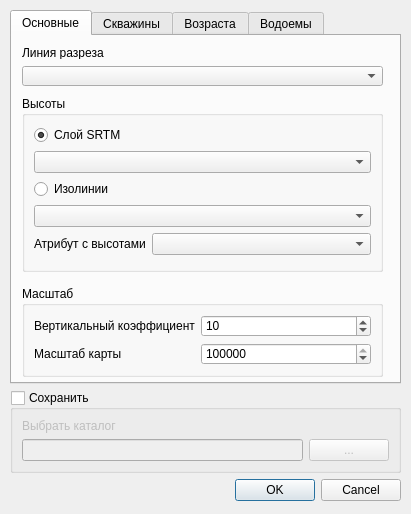
<?xml version="1.0" encoding="UTF-8"?>
<ui version="4.0">
 <class>SaveAttributesDialogBase</class>
 <widget class="QDialog" name="SaveAttributesDialogBase">
  <property name="geometry">
   <rect>
    <x>0</x>
    <y>0</y>
    <width>411</width>
    <height>514</height>
   </rect>
  </property>
  <property name="windowTitle">
   <string>Построение профиля разреза</string>
  </property>
  <property name="windowIcon">
   <iconset>
    <normaloff>../../../../../../../../../../.designer/backup/icons/icon.png</normaloff>../../../../../../../../../../.designer/backup/icons/icon.png</iconset>
  </property>
  <widget class="QWidget" name="verticalLayoutWidget">
   <property name="geometry">
    <rect>
     <x>10</x>
     <y>10</y>
     <width>391</width>
     <height>491</height>
    </rect>
   </property>
   <layout class="QVBoxLayout" name="verticalLayout">
    <property name="sizeConstraint">
     <enum>QLayout::SetDefaultConstraint</enum>
    </property>
    <item>
     <widget class="QTabWidget" name="tabWidget">
      <property name="currentIndex">
       <number>0</number>
      </property>
      <widget class="QWidget" name="tab_main">
       <property name="cursor">
        <cursorShape>ArrowCursor</cursorShape>
       </property>
       <attribute name="title">
        <string>Основные</string>
       </attribute>
       <widget class="QGroupBox" name="groupBox_izline">
        <property name="enabled">
         <bool>true</bool>
        </property>
        <property name="geometry">
         <rect>
          <x>10</x>
          <y>60</y>
          <width>361</width>
          <height>176</height>
         </rect>
        </property>
        <property name="title">
         <string>Высоты</string>
        </property>
        <property name="checkable">
         <bool>false</bool>
        </property>
        <layout class="QFormLayout" name="formLayout">
         <item row="0" column="0">
          <widget class="QRadioButton" name="radioButton_srtm">
           <property name="text">
            <string>Слой SRTM</string>
           </property>
           <property name="checked">
            <bool>true</bool>
           </property>
          </widget>
         </item>
         <item row="1" column="0" colspan="2">
          <widget class="QComboBox" name="comboBox_SRTM"/>
         </item>
         <item row="2" column="0">
          <widget class="QRadioButton" name="radioButton_izline">
           <property name="text">
            <string>Изолинии</string>
           </property>
          </widget>
         </item>
         <item row="3" column="0" colspan="2">
          <widget class="QComboBox" name="comboBox_izline"/>
         </item>
         <item row="5" column="0">
          <widget class="QLabel" name="label_attrIzline">
           <property name="text">
            <string>Атрибут с высотами</string>
           </property>
          </widget>
         </item>
         <item row="5" column="1">
          <widget class="QComboBox" name="comboBox_attrIzline"/>
         </item>
        </layout>
       </widget>
       <widget class="QComboBox" name="comboBox_outcrop">
        <property name="geometry">
         <rect>
          <x>10</x>
          <y>30</y>
          <width>361</width>
          <height>20</height>
         </rect>
        </property>
       </widget>
       <widget class="QLabel" name="label_outcrop">
        <property name="geometry">
         <rect>
          <x>10</x>
          <y>10</y>
          <width>239</width>
          <height>13</height>
         </rect>
        </property>
        <property name="text">
         <string>Линия разреза</string>
        </property>
       </widget>
       <widget class="QGroupBox" name="groupBox_scale">
        <property name="geometry">
         <rect>
          <x>10</x>
          <y>250</y>
          <width>361</width>
          <height>91</height>
         </rect>
        </property>
        <property name="title">
         <string>Масштаб</string>
        </property>
        <layout class="QFormLayout" name="formLayout_5">
         <item row="0" column="0">
          <widget class="QLabel" name="label_vScale">
           <property name="text">
            <string>Вертикальный коэффициент</string>
           </property>
          </widget>
         </item>
         <item row="0" column="1">
          <widget class="QSpinBox" name="spinBox_vScale">
           <property name="minimum">
            <number>1</number>
           </property>
           <property name="maximum">
            <number>30</number>
           </property>
           <property name="value">
            <number>10</number>
           </property>
          </widget>
         </item>
         <item row="1" column="0">
          <widget class="QLabel" name="label_mapScale">
           <property name="text">
            <string>Масштаб карты</string>
           </property>
          </widget>
         </item>
         <item row="1" column="1">
          <widget class="QSpinBox" name="spinBox_mapScale">
           <property name="minimum">
            <number>5000</number>
           </property>
           <property name="maximum">
            <number>1000000</number>
           </property>
           <property name="singleStep">
            <number>5000</number>
           </property>
           <property name="value">
            <number>100000</number>
           </property>
          </widget>
         </item>
        </layout>
       </widget>
      </widget>
      <widget class="QWidget" name="tab_wells">
       <attribute name="title">
        <string>Скважины</string>
       </attribute>
       <widget class="QComboBox" name="comboBox_wells">
        <property name="geometry">
         <rect>
          <x>10</x>
          <y>30</y>
          <width>361</width>
          <height>20</height>
         </rect>
        </property>
       </widget>
       <widget class="QLabel" name="label_wells">
        <property name="geometry">
         <rect>
          <x>10</x>
          <y>11</y>
          <width>239</width>
          <height>13</height>
         </rect>
        </property>
        <property name="text">
         <string>Скважины</string>
        </property>
       </widget>
      </widget>
      <widget class="QWidget" name="tab_age">
       <attribute name="title">
        <string>Возраста</string>
       </attribute>
       <widget class="QGroupBox" name="groupBox_age">
        <property name="geometry">
         <rect>
          <x>10</x>
          <y>10</y>
          <width>361</width>
          <height>101</height>
         </rect>
        </property>
        <property name="title">
         <string>Геологические возроста</string>
        </property>
        <layout class="QFormLayout" name="formLayout_3">
         <item row="1" column="0">
          <widget class="QLabel" name="label_age">
           <property name="text">
            <string>Слой полигонов</string>
           </property>
          </widget>
         </item>
         <item row="1" column="1">
          <widget class="QComboBox" name="comboBox_age"/>
         </item>
         <item row="2" column="0">
          <widget class="QLabel" name="label_attrAge">
           <property name="text">
            <string>Атрибут возрастов</string>
           </property>
          </widget>
         </item>
         <item row="2" column="1">
          <widget class="QComboBox" name="comboBox_attrAge"/>
         </item>
        </layout>
       </widget>
      </widget>
      <widget class="QWidget" name="tab_river">
       <attribute name="title">
        <string>Водоемы</string>
       </attribute>
       <widget class="QGroupBox" name="groupBox_river">
        <property name="geometry">
         <rect>
          <x>10</x>
          <y>10</y>
          <width>361</width>
          <height>181</height>
         </rect>
        </property>
        <property name="title">
         <string>Водоемы</string>
        </property>
        <property name="checkable">
         <bool>true</bool>
        </property>
        <layout class="QFormLayout" name="formLayout_2">
         <item row="0" column="0">
          <widget class="QLabel" name="label_lnRiver">
           <property name="text">
            <string>Реки слой линий</string>
           </property>
          </widget>
         </item>
         <item row="0" column="1">
          <widget class="QComboBox" name="comboBox_lnRiver"/>
         </item>
         <item row="2" column="0">
          <widget class="QLabel" name="label_plgRiver">
           <property name="text">
            <string>Реки слой полигонов</string>
           </property>
          </widget>
         </item>
         <item row="2" column="1">
          <widget class="QComboBox" name="comboBox_plgRiver"/>
         </item>
         <item row="1" column="1">
          <widget class="QComboBox" name="comboBox_attrLnriver"/>
         </item>
         <item row="3" column="1">
          <widget class="QComboBox" name="comboBox_attrPlgriver"/>
         </item>
         <item row="1" column="0">
          <widget class="QLabel" name="label_attrLnriver">
           <property name="text">
            <string>Атрибут с названием</string>
           </property>
          </widget>
         </item>
         <item row="3" column="0">
          <widget class="QLabel" name="label_attrPlgriver">
           <property name="text">
            <string>Атрибут с названием</string>
           </property>
          </widget>
         </item>
        </layout>
       </widget>
      </widget>
     </widget>
    </item>
    <item>
     <widget class="QGroupBox" name="groupBox_path">
      <property name="title">
       <string>Сохранить</string>
      </property>
      <property name="checkable">
       <bool>true</bool>
      </property>
      <property name="checked">
       <bool>false</bool>
      </property>
      <layout class="QGridLayout" name="gridLayout">
       <item row="1" column="0">
        <widget class="QLineEdit" name="lineEdit"/>
       </item>
       <item row="0" column="0">
        <widget class="QLabel" name="label_path">
         <property name="text">
          <string>Выбрать каталог</string>
         </property>
        </widget>
       </item>
       <item row="1" column="1">
        <widget class="QPushButton" name="pushButton">
         <property name="text">
          <string>...</string>
         </property>
        </widget>
       </item>
      </layout>
     </widget>
    </item>
    <item>
     <widget class="QDialogButtonBox" name="button_box">
      <property name="orientation">
       <enum>Qt::Horizontal</enum>
      </property>
      <property name="standardButtons">
       <set>QDialogButtonBox::Cancel|QDialogButtonBox::Ok</set>
      </property>
     </widget>
    </item>
   </layout>
  </widget>
 </widget>
 <resources/>
 <connections>
  <connection>
   <sender>button_box</sender>
   <signal>rejected()</signal>
   <receiver>SaveAttributesDialogBase</receiver>
   <slot>reject()</slot>
   <hints>
    <hint type="sourcelabel">
     <x>20</x>
     <y>20</y>
    </hint>
    <hint type="destinationlabel">
     <x>20</x>
     <y>20</y>
    </hint>
   </hints>
  </connection>
  <connection>
   <sender>button_box</sender>
   <signal>accepted()</signal>
   <receiver>SaveAttributesDialogBase</receiver>
   <slot>accept()</slot>
   <hints>
    <hint type="sourcelabel">
     <x>20</x>
     <y>20</y>
    </hint>
    <hint type="destinationlabel">
     <x>20</x>
     <y>20</y>
    </hint>
   </hints>
  </connection>
 </connections>
</ui>
